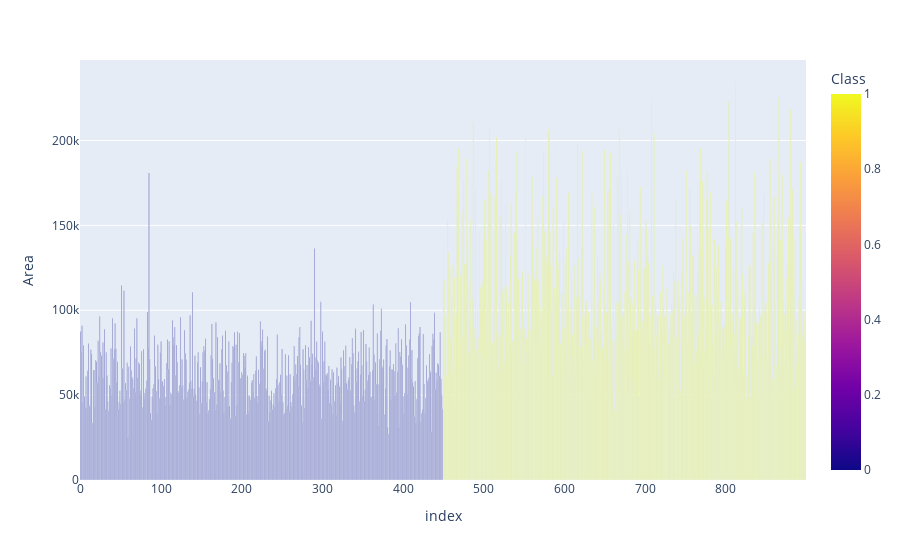

The code cell stored with this chart in its notebook:
### Code cell
fig = px.bar(df,x=df.index,y="Area",color="Class",color_discrete_map={"Kecimen":'#FF0000',"Besni":'#00FF00'})
fig.show()

### Figure 1 — Plotly figure (JSON) as saved in the notebook; plotly's stock layout.template omitted (floating-point values rounded to 4 significant figures; data arrays with more than 128 entries replaced by an {"elided": "..."} marker saying what was removed)
{"data": [{"alignmentgroup": "True", "hovertemplate": "index=%{x}<br>Area=%{y}<br>Class=%{marker.color}<extra></extra>", "legendgroup": "", "marker": {"color": {"elided": "900 int values"}, "coloraxis": "coloraxis", "pattern": {"shape": ""}}, "name": "", "offsetgroup": "", "orientation": "v", "showlegend": false, "textposition": "auto", "type": "bar", "x": {"elided": "900 int values"}, "xaxis": "x", "y": {"elided": "900 int values"}, "yaxis": "y"}], "layout": {"barmode": "relative", "coloraxis": {"colorbar": {"title": {"text": "Class"}}, "colorscale": [[0, "#0d0887"], [0.1111, "#46039f"], [0.2222, "#7201a8"], [0.3333, "#9c179e"], [0.4444, "#bd3786"], [0.5556, "#d8576b"], [0.6667, "#ed7953"], [0.7778, "#fb9f3a"], [0.8889, "#fdca26"], [1, "#f0f921"]]}, "legend": {"tracegroupgap": 0}, "margin": {"t": 60}, "xaxis": {"anchor": "y", "domain": [0, 1], "title": {"text": "index"}}, "yaxis": {"anchor": "x", "domain": [0, 1], "title": {"text": "Area"}}}}
